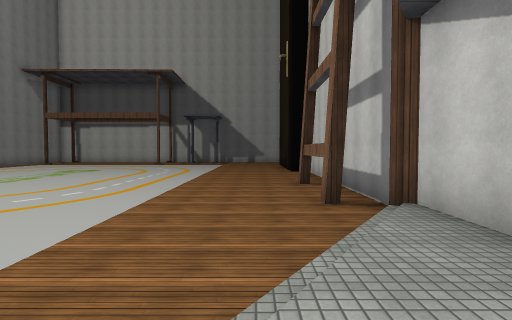
View 1 (above)

16 first-person views from a walk through a Unity game level. The camera is 1.5 m above the floor, tilts 2° down and sees 80° across. The floor is counted in squares, 2 m on a side. Each view is taken from the middle of a square. On the plan, view 1 faces up. The plan holds only what a view shows up to about 10 squares ahead; the rest is blank. Some surface patterns are stand-ins.

View 2
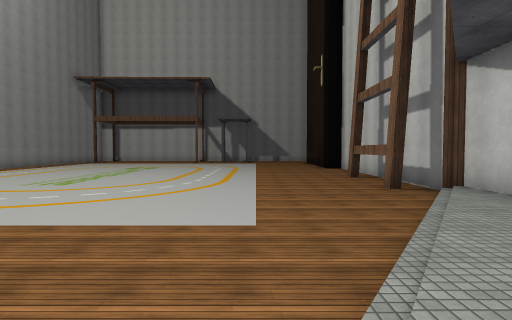

View 3
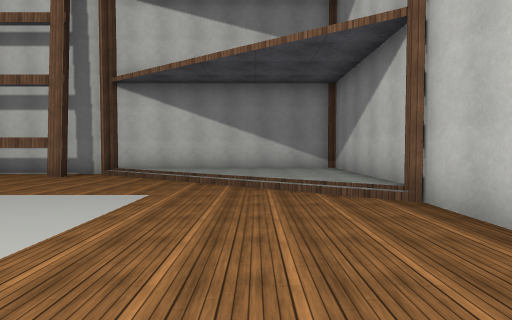

View 4
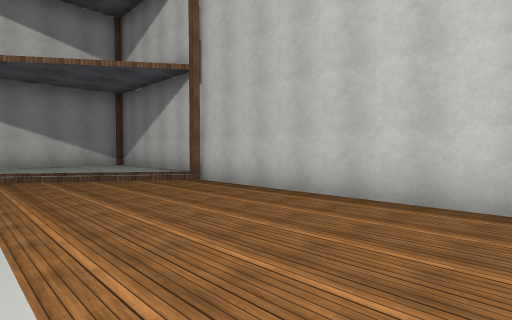

View 5
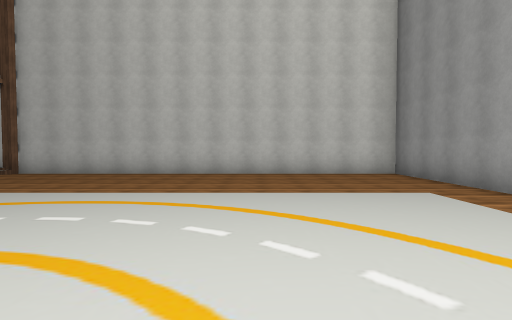

View 6
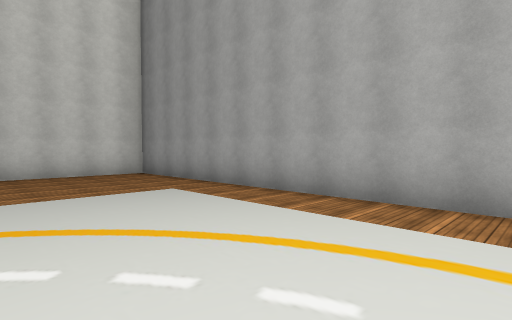

View 7
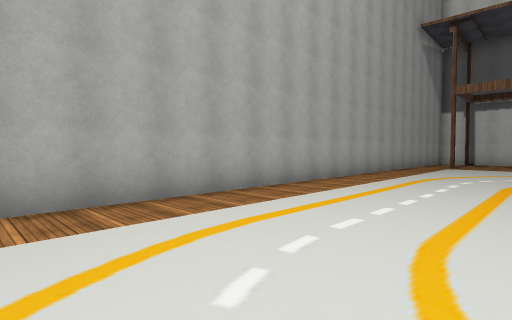

View 8
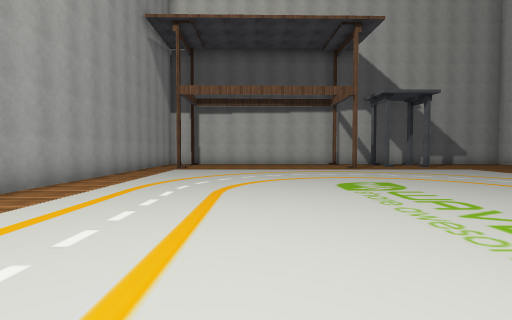

View 9
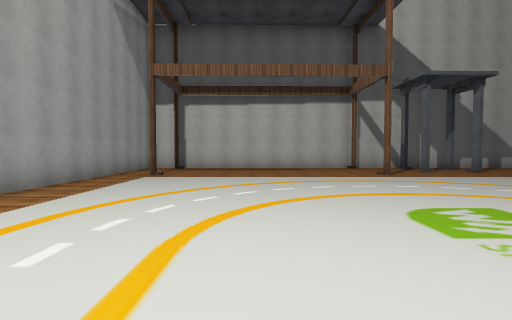

View 10
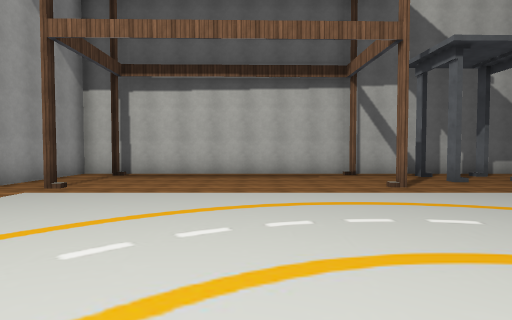

View 11
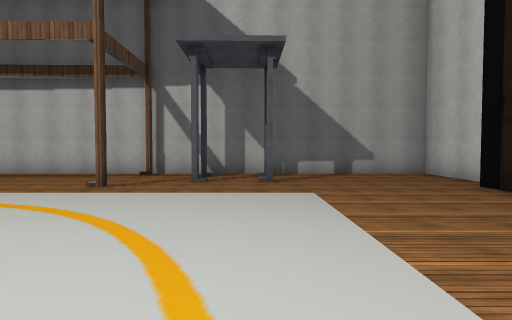

View 12
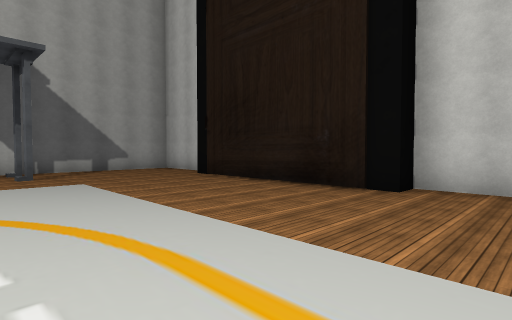

View 13
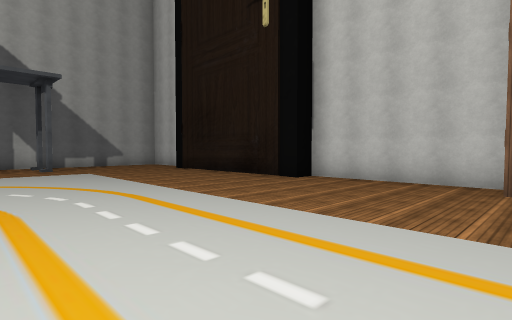

View 14
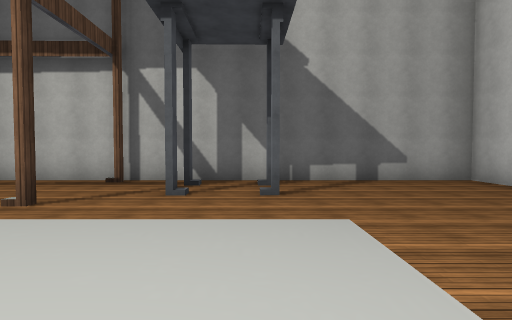

View 15
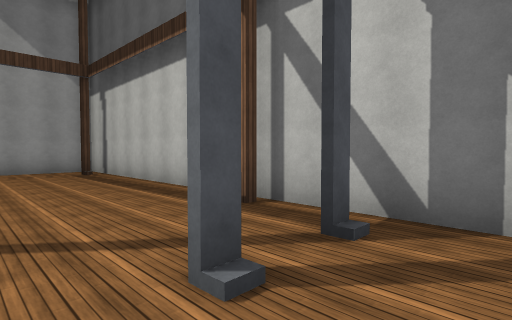

View 16
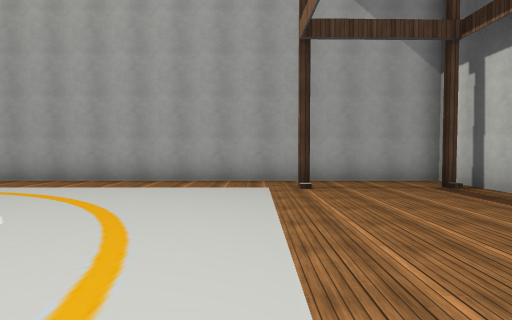

### Floor plan
Key: @ floor where view 1 was taken; # wall or solid block; . main floor; : floor 0.5 m higher than the main floor; / step, stairs or slope; O other object.
Columns run from 15 left of view 1 to 3 right of it. Each row starts with its distance up from view 1.
 23 ###################
 22 #.#......#........#
 21 #.................#
 20 #..........OO.....#
 19 #.#......#.......##
 18 #................#
 17 #................#
 16 #................#
 15 #................#
 14 #................#
 13 #................##
 12 #.................#
 11 #.................#
 10 #.................#
  9 #.................#
  8 #...............#.#
  7 #...............#.#
  6 #...............#.#
  5 #.................#
  4 #................##
  3 #.............../:#
  2 #............../::#
  1 #............../::#
  0 #............./@::#
 -1 #............/::::#
 -2 #............/::::#
 -3 ###################

Positions as (right, up) in squares from view 1, and headings:
1: (0, 0), facing up
2: (-2, -2), facing up
3: (-7, 0), facing right
4: (-9, 2), facing down-right
5: (-10, 7), facing down
6: (-10, 7), facing down-left
7: (-10, 5), facing up-left
8: (-10, 7), facing up
9: (-10, 10), facing up
10: (-9, 13), facing up
11: (-3, 13), facing up
12: (-4, 11), facing up-right
13: (-5, 8), facing up-right
14: (-3, 15), facing up
15: (-3, 19), facing up-left
16: (-7, 18), facing left
